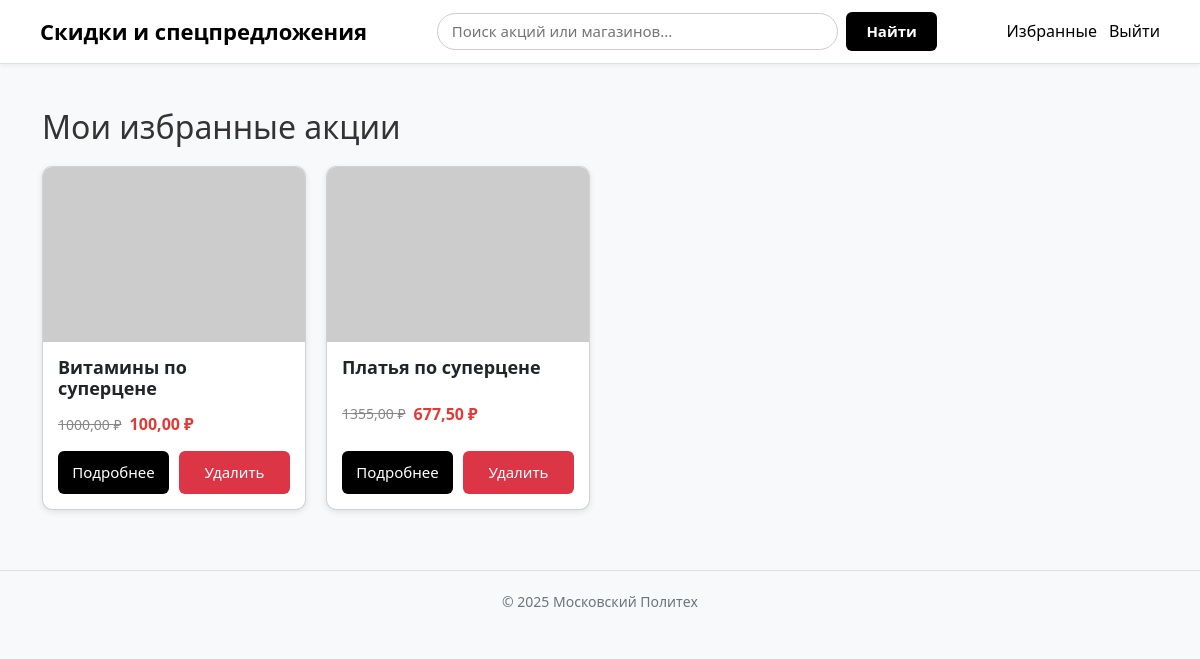
Before: /favorites/ (signed in) with the older database file.
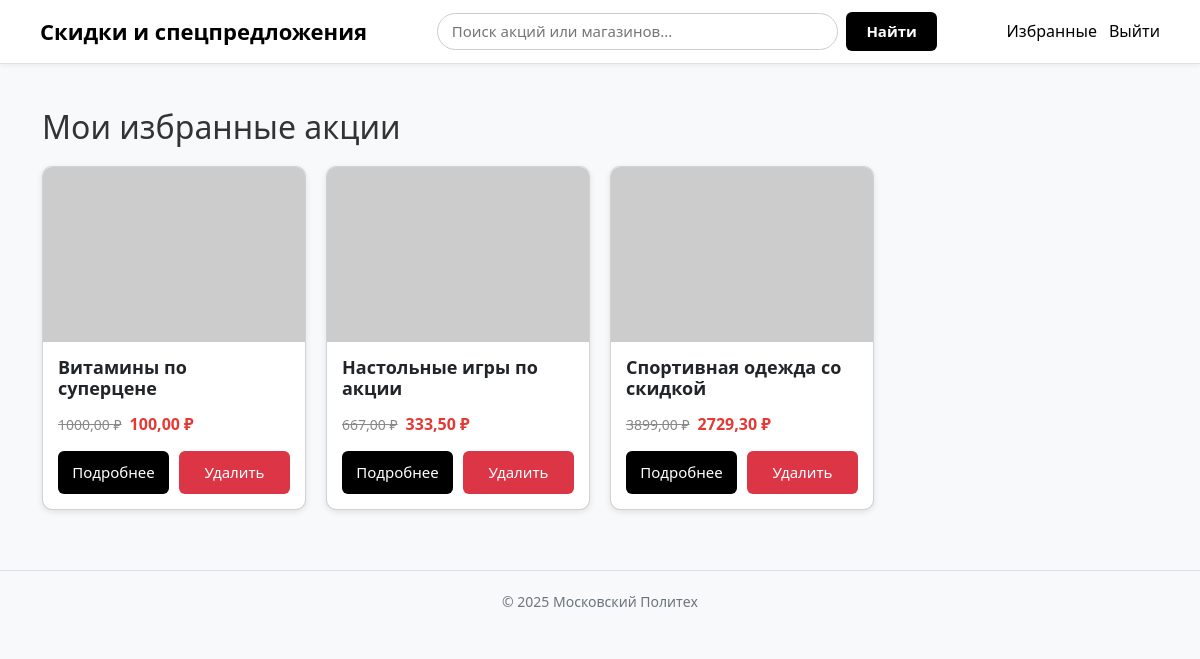
After: the same page with the newer database file.
### discounts/models.py (models this page shows, shortened)
class Deal(models.Model):
    title = models.CharField("Название предложения", max_length=255)
    merchant = models.ForeignKey(Merchant, on_delete=models.CASCADE, verbose_name="Партнёр")
    price_original = models.DecimalField("Цена без скидки", max_digits=10, decimal_places=2)
    price_discount = models.DecimalField("Цена со скидкой", max_digits=10, decimal_places=2)
    starts_at = models.DateTimeField("Дата начала", null=True, blank=True)
    expires_at = models.DateTimeField("Дата окончания", null=True, blank=True)
    created_at = models.DateTimeField("Дата создания", auto_now_add=True)
    categories = models.ManyToManyField("Category", through="DealCategory", verbose_name="Категории")
    image_url = models.URLField("Картинка (URL)", blank=True, default="")
    description = models.TextField("Описание продукта", blank=True, null=True)
    favorited_by = models.ManyToManyField(User, related_name="favorite_deals", blank=True, verbose_name="Добавили в избранное")
    class Meta:
        verbose_name = "Предложение"
        verbose_name_plural = "Предложения"

### discounts/views.py (the view)
# urls.py: path("favorites/", views.my_favorites, name="my_favorites"),
@login_required
def my_favorites(request):
    favorites = Deal.objects.filter(favorited_by=request.user)
    return render(request, "favorites.html", {"favorites": favorites})

### templates/favorites.html (shortened to what this page needs)
{% extends "base.html" %}
{% load static %}
{% block extra_head %}
  <link href="{% static 'css/favorites.css' %}" rel="stylesheet">
{% endblock %}
{% block content %}
<h2 style="margin-bottom: 20px;">Мои избранные акции</h2>
{% if favorites %}
  <div class="cards" id="favorites-container">
    {% for deal in favorites %}
      <div class="card" data-deal-id="{{ deal.id }}">
        <img src="{{ deal.image_url|default:'/static/images/placeholder.jpg' }}" alt="{{ deal.title }}">
        <div class="card-body">
          <h3>{{ deal.title }}</h3>
          <p class="price">
            <span class="old">{{ deal.price_original }} ₽</span>
            <span class="new">{{ deal.price_discount }} ₽</span>
          </p>
          <div class="buttons">
            <a href="{% url 'discounts:deal_detail' deal.id %}" class="btn-custom">Подробнее</a>
            <button class="btn-custom btn-delete" data-id="{{ deal.id }}">Удалить</button>
          </div>
        </div>
      </div>
    {% endfor %}
  </div>
{% else %}
  <p class="text-muted" id="empty-message">У вас пока нет избранных акций</p>
{% endif %}
{% endblock %}

### templates/base.html (shortened to what this page needs)
{% load static %}
<!doctype html>
<html lang="ru">
<head>
  <link
    href="https://cdn.jsdelivr.net/npm/bootstrap@5.3.2/dist/css/bootstrap.min.css"
    rel="stylesheet"
  >
  <link href="{% static 'css/main.css' %}" rel="stylesheet">
  {% block extra_head %}{% endblock %}
</head>
<body class="bg-light">
  <header>
    <div class="container">
      <h1>
        <a href="{% url 'discounts:home' %}">Скидки и спецпредложения</a>
      </h1>
      {% block header_search %}
      <form action="{% url 'discounts:search' %}" method="get" role="search" class="site-search-form">
        <input
          name="q"
          type="search"
          placeholder="Поиск акций или магазинов..."
          value="{{ request.GET.q|default:'' }}"
        >
        <button type="submit" class="btn-search">Найти</button>
      </form>
      {% endblock %}
      <nav>
        {% if user.is_authenticated %}
          <a href="{% url 'discounts:my_favorites' %}">Избранные</a>
          <form action="{% url 'logout' %}" method="post" class="logout-form">
            <button type="submit">Выйти</button>
          </form>
        {% else %}
          <a href="{% url 'login' %}">Войти</a>
          <a href="{% url 'discounts:signup' %}">Регистрация</a>
        {% endif %}
      </nav>
    </div>
  </header>
  <main class="container my-4">
    {% block content %}{% endblock %}
  </main>
  <footer>
    © {% now "Y" %} Московский Политех
  </footer>
</body>

### static/css/main.css (style rules this page uses)
body { font-family: "Segoe UI", Arial, sans-serif; background-color: #f4f6f9; color: #333; margin: 0; padding: 0; }
header { background-color: #ffffff; border-bottom: 1px solid #dee2e6; box-shadow: 0 2px 4px rgba(0, 0, 0, 0.05); position: sticky; top: 0; z-index: 1030; transition: background 0.3s ease, box-shadow 0.3s ease; padding: 12px 0; }
header .container { display: flex; align-items: center; justify-content: space-between; flex-wrap: nowrap; gap: 20px; max-width: 1200px; padding: 0 40px; margin: 0 auto; box-sizing: border-box; }
header h1 { margin: 0; font-size: 22px; font-weight: 600; flex-shrink: 0; }
header h1 a { color: #000; text-decoration: none; }
.site-search-form { flex: 1; display: flex; align-items: center; max-width: 500px; min-width: 200px; gap: 8px; }
.site-search-form input { flex: 1; min-width: 0; border-radius: 25px; border: 1px solid #ccc; padding: 6px 14px; font-size: 15px; outline: none; background-color: #fff; transition: all 0.2s ease; }
.btn-search { background-color: #000; color: #fff; border: none; border-radius: 6px; padding: 8px 20px; font-size: 15px; font-weight: 600; transition: all 0.2s ease; cursor: pointer; }
header nav { display: flex; align-items: center; gap: 12px; flex-shrink: 0; }
header nav a { color: #000; text-decoration: none; font-weight: 500; position: relative; transition: color 0.2s ease; }
header nav a::after { content: ""; position: absolute; left: 0; bottom: -3px; width: 0%; height: 2px; background-color: #000; transition: width 0.3s ease; }
header nav .logout-form { margin: 0; display: flex; align-items: center; }
header nav .logout-form button { background: none; border: none; color: #000; font: inherit; font-weight: 500; padding: 0; cursor: pointer; position: relative; transition: color 0.2s ease; }
header nav .logout-form button::after { content: ""; position: absolute; left: 0; bottom: -3px; width: 0%; height: 2px; background-color: #000; transition: width 0.3s ease; }
main { padding: 20px; max-width: 1100px; margin: 0 auto; }
footer { background-color: #f8f9fa; color: #6c757d; text-align: center; padding: 20px 0; margin-top: 40px; border-top: 1px solid #dee2e6; font-size: 14px; }

### static/css/favorites.css (style rules this page uses)
.cards { display: grid; grid-template-columns: repeat(auto-fill, minmax(260px, 1fr)); gap: 20px; }
.card { background: #fff; border-radius: 10px; box-shadow: 0 2px 6px rgba(0, 0, 0, 0.1); overflow: hidden; display: flex; flex-direction: column; transition: transform 0.2s ease, box-shadow 0.2s ease; }
.card img { width: 100%; height: 180px; object-fit: cover; display: block; }
.card-body { padding: 15px; display: flex; flex-direction: column; justify-content: space-between; height: 100%; }
.card-body h3 { font-size: 18px; margin-bottom: 10px; font-weight: 600; }
.price { display: flex; align-items: center; gap: 8px; margin-bottom: 12px; }
.price .old { text-decoration: line-through; color: #888; font-size: 14px; }
.price .new { color: #e53935; font-weight: bold; font-size: 16px; }
.buttons { display: flex; gap: 10px; }
.btn-custom { flex: 1; text-align: center; background: #000; color: #fff; text-decoration: none; padding: 10px 0; border-radius: 6px; border: none; cursor: pointer; transition: background 0.2s ease; font-size: 15px; font-weight: 500; }
.btn-delete { background: #dc3545; }

Changed rows visible on the page:
no longer on this page (row unchanged): Deal: title "Платья по суперцене", price_original "1355,00", price_discount "677,50"
now on this page (row edited): Deal: title "Настольные игры по акции", price_original "667,00", price_discount "333,50"
now on this page (row unchanged): Deal: title "Спортивная одежда со скидкой", price_original "3899,00", price_discount "2729,30"
